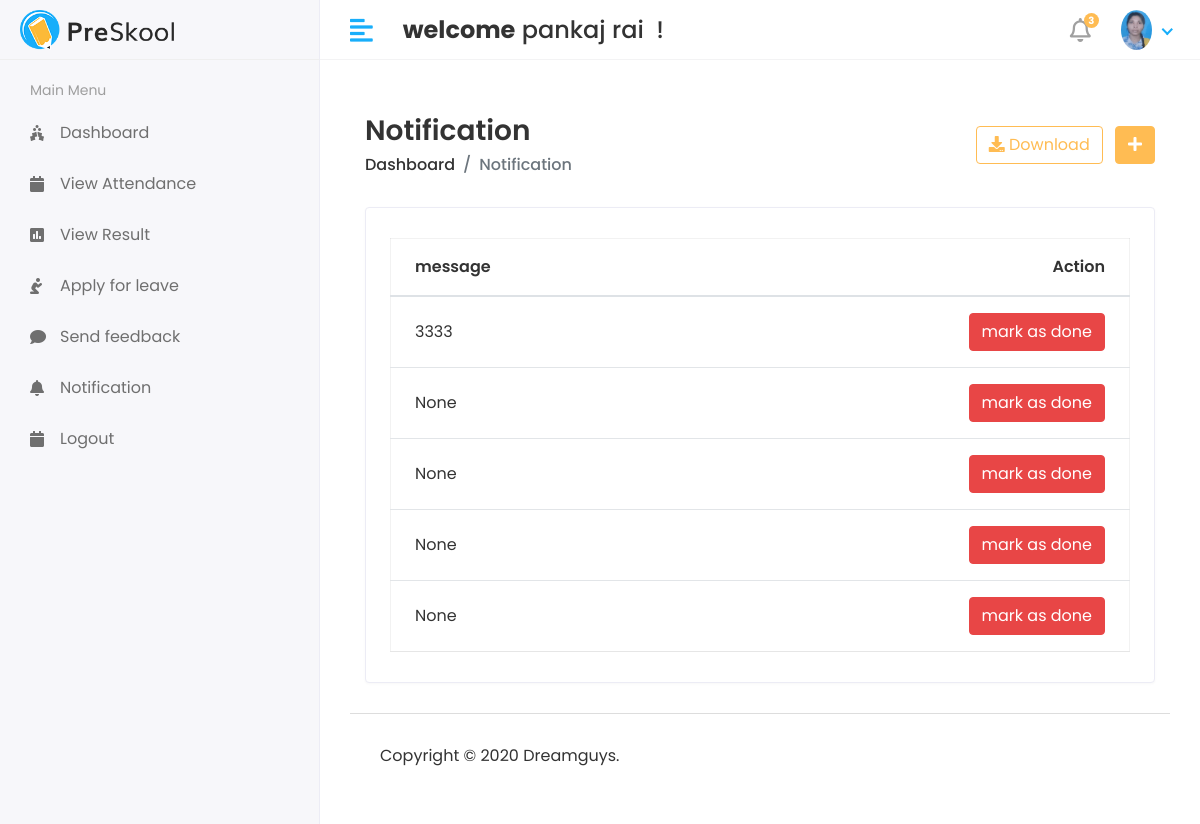
Before: /student/notification (signed in) with the older database file.
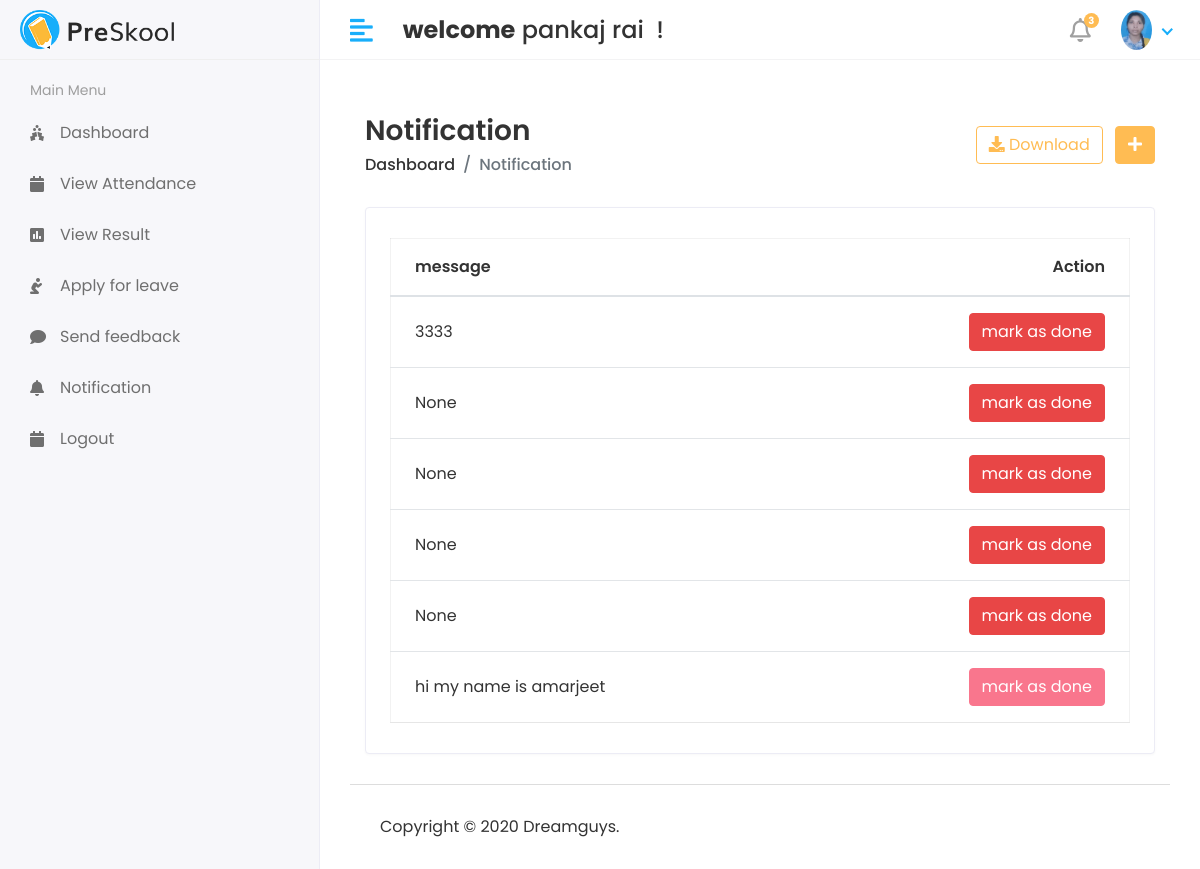
After: the same page with the newer database file.
### api/models.py (models this page shows, shortened)
class Student_notification(models.Model):
    student_id = models.ForeignKey(Student, on_delete=models.CASCADE)
    message = models.TextField(null=True, blank=True)
    created_at = models.DateTimeField(auto_now_add=True)
    status = models.IntegerField(null=True, default=0)

### student/student_views.py (the view)
# urls.py: path('student/notification',student_views.student_notification, name='student_notification'),
def student_notification(request):
    student = Student.objects.filter(admin=request.user.id)
    for i in student:
        student_id = i.id,
        notification = Student_notification.objects.filter(student_id=student_id)
        context = {
            'notification': notification,
        }
    return render(request, 'student/notification.html', context)

### templates/student/notification.html (shortened to what this page needs)
{% extends 'base.html' %}
{% block content %}
<div class="content container-fluid">
               <div class="page-header">
                  <div class="row align-items-center">
                     <div class="col">
                        <h3 class="page-title">Notification</h3>
                        <ul class="breadcrumb">
                           <li class="breadcrumb-item"><a href="index.html">Dashboard</a></li>
                           <li class="breadcrumb-item active">Notification</li>
                        </ul>
                     </div>
                     <div class="col-auto text-right float-right ml-auto">
                        <a href="#" class="btn btn-outline-primary mr-2"><i class="fas fa-download"></i> Download</a>
                        <a href="add-student.html" class="btn btn-primary"><i class="fas fa-plus"></i></a>
                     </div>
                  </div>
               </div>
               <div class="row">
                  <div class="col-sm-12">
                     <div class="card card-table">
                        <div class="card-body">
                           <div class="table-responsive">
                              <table  id="table_id" class="table table-hover table-center mb-0 datatable">
                                 <thead>
                                    <tr>
                                       <th>message</th>
                                       <th class="text-right">Action</th>
                                    </tr>
                                 </thead>
                                 <tbody>
                                 {% for i in notification %}
                                    <tr>
                                       <td>{{i.message}}</td>
                                       <td class="text-right">
                                          <div class="actions">
                                             {% if i.status == 0 %}
                                             <a href="{%url 'student_mark_as_done' status=i.id %}" class="btn btn-danger">mark as done</a>
                                             {% else %}
                                             <button class="btn btn-danger" disabled="disabled">mark as done</button>
                                             {% endif %}
                                          </div>
                                       </td>
                                    </tr>
                                    <tr>
                                  {% endfor %}
                                 </tbody>
                              </table>
                           </div>
                        </div>
                     </div>
                  </div>
               </div>
            </div>
{% endblock %}

Changed rows visible on the page:
added Student_notification: message "hi my name is amarjeet", status "mark as done"
